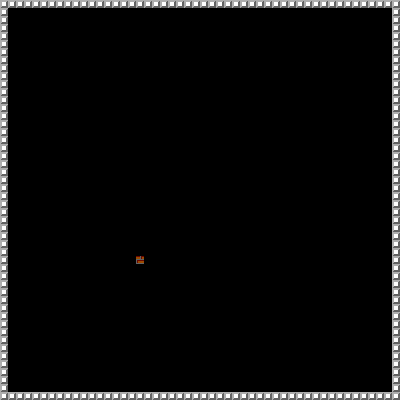

Below is a game level as drawn by its tile map, then a one-line description and the .tmx file that defines it, in full:
An orthogonal 50x50 tile map with 8x8 px tiles, 1 tile layer (Слой тайлов 1) and 2 objects (spawn_player, spawn).

<map version="1.8" tiledversion="1.8.1" orientation="orthogonal" renderorder="left-up" width="50" height="50" tilewidth="8" tileheight="8" infinite="0" nextlayerid="3" nextobjectid="3">
 <tileset firstgid="1" source="bricks.tsx" />
 <layer id="1" name="Слой тайлов 1" width="50" height="50">
  <data encoding="csv">
2,2,2,2,2,2,2,2,2,2,2,2,2,2,2,2,2,2,2,2,2,2,2,2,2,2,2,2,2,2,2,2,2,2,2,2,2,2,2,2,2,2,2,2,2,2,2,2,2,2,
2,0,0,0,0,0,0,0,0,0,0,0,0,0,0,0,0,0,0,0,0,0,0,0,0,0,0,0,0,0,0,0,0,0,0,0,0,0,0,0,0,0,0,0,0,0,0,0,0,2,
2,0,0,0,0,0,0,0,0,0,0,0,0,0,0,0,0,0,0,0,0,0,0,0,0,0,0,0,0,0,0,0,0,0,0,0,0,0,0,0,0,0,0,0,0,0,0,0,0,2,
2,0,0,0,0,0,0,0,0,0,0,0,0,0,0,0,0,0,0,0,0,0,0,0,0,0,0,0,0,0,0,0,0,0,0,0,0,0,0,0,0,0,0,0,0,0,0,0,0,2,
2,0,0,0,0,0,0,0,0,0,0,0,0,0,0,0,0,0,0,0,0,0,0,0,0,0,0,0,0,0,0,0,0,0,0,0,0,0,0,0,0,0,0,0,0,0,0,0,0,2,
2,0,0,0,0,0,0,0,0,0,0,0,0,0,0,0,0,0,0,0,0,0,0,0,0,0,0,0,0,0,0,0,0,0,0,0,0,0,0,0,0,0,0,0,0,0,0,0,0,2,
2,0,0,0,0,0,0,0,0,0,0,0,0,0,0,0,0,0,0,0,0,0,0,0,0,0,0,0,0,0,0,0,0,0,0,0,0,0,0,0,0,0,0,0,0,0,0,0,0,2,
2,0,0,0,0,0,0,0,0,0,0,0,0,0,0,0,0,0,0,0,0,0,0,0,0,0,0,0,0,0,0,0,0,0,0,0,0,0,0,0,0,0,0,0,0,0,0,0,0,2,
2,0,0,0,0,0,0,0,0,0,0,0,0,0,0,0,0,0,0,0,0,0,0,0,0,0,0,0,0,0,0,0,0,0,0,0,0,0,0,0,0,0,0,0,0,0,0,0,0,2,
2,0,0,0,0,0,0,0,0,0,0,0,0,0,0,0,0,0,0,0,0,0,0,0,0,0,0,0,0,0,0,0,0,0,0,0,0,0,0,0,0,0,0,0,0,0,0,0,0,2,
2,0,0,0,0,0,0,0,0,0,0,0,0,0,0,0,0,0,0,0,0,0,0,0,0,0,0,0,0,0,0,0,0,0,0,0,0,0,0,0,0,0,0,0,0,0,0,0,0,2,
2,0,0,0,0,0,0,0,0,0,0,0,0,0,0,0,0,0,0,0,0,0,0,0,0,0,0,0,0,0,0,0,0,0,0,0,0,0,0,0,0,0,0,0,0,0,0,0,0,2,
2,0,0,0,0,0,0,0,0,0,0,0,0,0,0,0,0,0,0,0,0,0,0,0,0,0,0,0,0,0,0,0,0,0,0,0,0,0,0,0,0,0,0,0,0,0,0,0,0,2,
2,0,0,0,0,0,0,0,0,0,0,0,0,0,0,0,0,0,0,0,0,0,0,0,0,0,0,0,0,0,0,0,0,0,0,0,0,0,0,0,0,0,0,0,0,0,0,0,0,2,
2,0,0,0,0,0,0,0,0,0,0,0,0,0,0,0,0,0,0,0,0,0,0,0,0,0,0,0,0,0,0,0,0,0,0,0,0,0,0,0,0,0,0,0,0,0,0,0,0,2,
2,0,0,0,0,0,0,0,0,0,0,0,0,0,0,0,0,0,0,0,0,0,0,0,0,0,0,0,0,0,0,0,0,0,0,0,0,0,0,0,0,0,0,0,0,0,0,0,0,2,
2,0,0,0,0,0,0,0,0,0,0,0,0,0,0,0,0,0,0,0,0,0,0,0,0,0,0,0,0,0,0,0,0,0,0,0,0,0,0,0,0,0,0,0,0,0,0,0,0,2,
2,0,0,0,0,0,0,0,0,0,0,0,0,0,0,0,0,0,0,0,0,0,0,0,0,0,0,0,0,0,0,0,0,0,0,0,0,0,0,0,0,0,0,0,0,0,0,0,0,2,
2,0,0,0,0,0,0,0,0,0,0,0,0,0,0,0,0,0,0,0,0,0,0,0,0,0,0,0,0,0,0,0,0,0,0,0,0,0,0,0,0,0,0,0,0,0,0,0,0,2,
2,0,0,0,0,0,0,0,0,0,0,0,0,0,0,0,0,0,0,0,0,0,0,0,0,0,0,0,0,0,0,0,0,0,0,0,0,0,0,0,0,0,0,0,0,0,0,0,0,2,
2,0,0,0,0,0,0,0,0,0,0,0,0,0,0,0,0,0,0,0,0,0,0,0,0,0,0,0,0,0,0,0,0,0,0,0,0,0,0,0,0,0,0,0,0,0,0,0,0,2,
2,0,0,0,0,0,0,0,0,0,0,0,0,0,0,0,0,0,0,0,0,0,0,0,0,0,0,0,0,0,0,0,0,0,0,0,0,0,0,0,0,0,0,0,0,0,0,0,0,2,
2,0,0,0,0,0,0,0,0,0,0,0,0,0,0,0,0,0,0,0,0,0,0,0,0,0,0,0,0,0,0,0,0,0,0,0,0,0,0,0,0,0,0,0,0,0,0,0,0,2,
2,0,0,0,0,0,0,0,0,0,0,0,0,0,0,0,0,0,0,0,0,0,0,0,0,0,0,0,0,0,0,0,0,0,0,0,0,0,0,0,0,0,0,0,0,0,0,0,0,2,
2,0,0,0,0,0,0,0,0,0,0,0,0,0,0,0,0,0,0,0,0,0,0,0,0,0,0,0,0,0,0,0,0,0,0,0,0,0,0,0,0,0,0,0,0,0,0,0,0,2,
2,0,0,0,0,0,0,0,0,0,0,0,0,0,0,0,0,0,0,0,0,0,0,0,0,0,0,0,0,0,0,0,0,0,0,0,0,0,0,0,0,0,0,0,0,0,0,0,0,2,
2,0,0,0,0,0,0,0,0,0,0,0,0,0,0,0,0,0,0,0,0,0,0,0,0,0,0,0,0,0,0,0,0,0,0,0,0,0,0,0,0,0,0,0,0,0,0,0,0,2,
2,0,0,0,0,0,0,0,0,0,0,0,0,0,0,0,0,0,0,0,0,0,0,0,0,0,0,0,0,0,0,0,0,0,0,0,0,0,0,0,0,0,0,0,0,0,0,0,0,2,
2,0,0,0,0,0,0,0,0,0,0,0,0,0,0,0,0,0,0,0,0,0,0,0,0,0,0,0,0,0,0,0,0,0,0,0,0,0,0,0,0,0,0,0,0,0,0,0,0,2,
2,0,0,0,0,0,0,0,0,0,0,0,0,0,0,0,0,0,0,0,0,0,0,0,0,0,0,0,0,0,0,0,0,0,0,0,0,0,0,0,0,0,0,0,0,0,0,0,0,2,
2,0,0,0,0,0,0,0,0,0,0,0,0,0,0,0,0,0,0,0,0,0,0,0,0,0,0,0,0,0,0,0,0,0,0,0,0,0,0,0,0,0,0,0,0,0,0,0,0,2,
2,0,0,0,0,0,0,0,0,0,0,0,0,0,0,0,0,0,0,0,0,0,0,0,0,0,0,0,0,0,0,0,0,0,0,0,0,0,0,0,0,0,0,0,0,0,0,0,0,2,
2,0,0,0,0,0,0,0,0,0,0,0,0,0,0,0,0,1,0,0,0,0,0,0,0,0,0,0,0,0,0,0,0,0,0,0,0,0,0,0,0,0,0,0,0,0,0,0,0,2,
2,0,0,0,0,0,0,0,0,0,0,0,0,0,0,0,0,0,0,0,0,0,0,0,0,0,0,0,0,0,0,0,0,0,0,0,0,0,0,0,0,0,0,0,0,0,0,0,0,2,
2,0,0,0,0,0,0,0,0,0,0,0,0,0,0,0,0,0,0,0,0,0,0,0,0,0,0,0,0,0,0,0,0,0,0,0,0,0,0,0,0,0,0,0,0,0,0,0,0,2,
2,0,0,0,0,0,0,0,0,0,0,0,0,0,0,0,0,0,0,0,0,0,0,0,0,0,0,0,0,0,0,0,0,0,0,0,0,0,0,0,0,0,0,0,0,0,0,0,0,2,
2,0,0,0,0,0,0,0,0,0,0,0,0,0,0,0,0,0,0,0,0,0,0,0,0,0,0,0,0,0,0,0,0,0,0,0,0,0,0,0,0,0,0,0,0,0,0,0,0,2,
2,0,0,0,0,0,0,0,0,0,0,0,0,0,0,0,0,0,0,0,0,0,0,0,0,0,0,0,0,0,0,0,0,0,0,0,0,0,0,0,0,0,0,0,0,0,0,0,0,2,
2,0,0,0,0,0,0,0,0,0,0,0,0,0,0,0,0,0,0,0,0,0,0,0,0,0,0,0,0,0,0,0,0,0,0,0,0,0,0,0,0,0,0,0,0,0,0,0,0,2,
2,0,0,0,0,0,0,0,0,0,0,0,0,0,0,0,0,0,0,0,0,0,0,0,0,0,0,0,0,0,0,0,0,0,0,0,0,0,0,0,0,0,0,0,0,0,0,0,0,2,
2,0,0,0,0,0,0,0,0,0,0,0,0,0,0,0,0,0,0,0,0,0,0,0,0,0,0,0,0,0,0,0,0,0,0,0,0,0,0,0,0,0,0,0,0,0,0,0,0,2,
2,0,0,0,0,0,0,0,0,0,0,0,0,0,0,0,0,0,0,0,0,0,0,0,0,0,0,0,0,0,0,0,0,0,0,0,0,0,0,0,0,0,0,0,0,0,0,0,0,2,
2,0,0,0,0,0,0,0,0,0,0,0,0,0,0,0,0,0,0,0,0,0,0,0,0,0,0,0,0,0,0,0,0,0,0,0,0,0,0,0,0,0,0,0,0,0,0,0,0,2,
2,0,0,0,0,0,0,0,0,0,0,0,0,0,0,0,0,0,0,0,0,0,0,0,0,0,0,0,0,0,0,0,0,0,0,0,0,0,0,0,0,0,0,0,0,0,0,0,0,2,
2,0,0,0,0,0,0,0,0,0,0,0,0,0,0,0,0,0,0,0,0,0,0,0,0,0,0,0,0,0,0,0,0,0,0,0,0,0,0,0,0,0,0,0,0,0,0,0,0,2,
2,0,0,0,0,0,0,0,0,0,0,0,0,0,0,0,0,0,0,0,0,0,0,0,0,0,0,0,0,0,0,0,0,0,0,0,0,0,0,0,0,0,0,0,0,0,0,0,0,2,
2,0,0,0,0,0,0,0,0,0,0,0,0,0,0,0,0,0,0,0,0,0,0,0,0,0,0,0,0,0,0,0,0,0,0,0,0,0,0,0,0,0,0,0,0,0,0,0,0,2,
2,0,0,0,0,0,0,0,0,0,0,0,0,0,0,0,0,0,0,0,0,0,0,0,0,0,0,0,0,0,0,0,0,0,0,0,0,0,0,0,0,0,0,0,0,0,0,0,0,2,
2,0,0,0,0,0,0,0,0,0,0,0,0,0,0,0,0,0,0,0,0,0,0,0,0,0,0,0,0,0,0,0,0,0,0,0,0,0,0,0,0,0,0,0,0,0,0,0,0,2,
2,2,2,2,2,2,2,2,2,2,2,2,2,2,2,2,2,2,2,2,2,2,2,2,2,2,2,2,2,2,2,2,2,2,2,2,2,2,2,2,2,2,2,2,2,2,2,2,2,2
</data>
 </layer>
 <objectgroup id="2" name="Слой объектов 1">
  <object id="1" name="spawn_player" x="186.5" y="183.167" width="15" height="15" />
  <object id="2" name="spawn" x="242.5" y="177.833" width="15" height="15" />
 </objectgroup>
</map>
